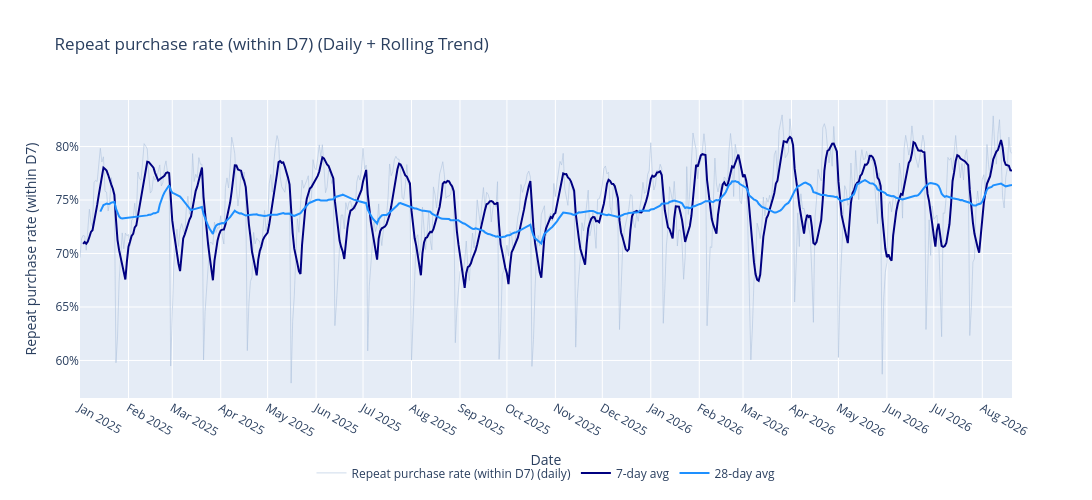
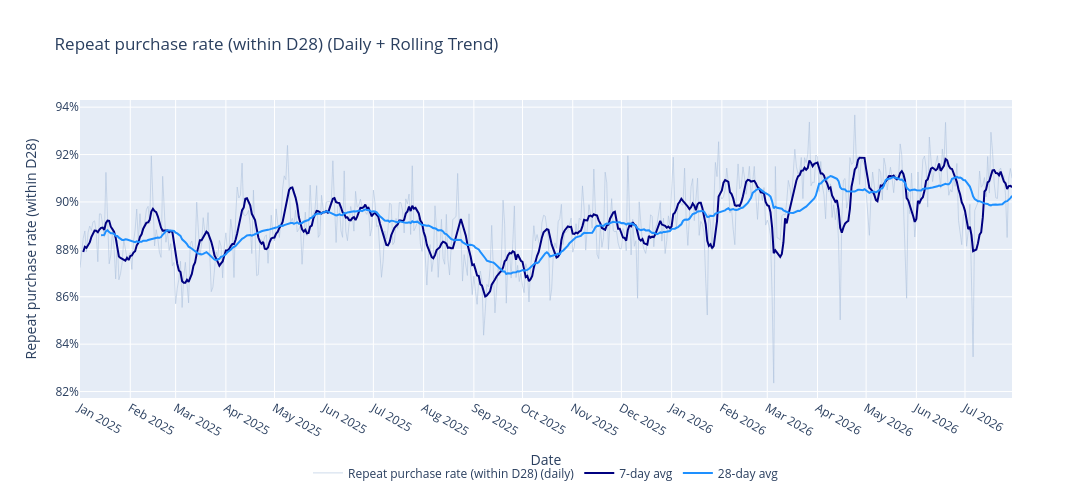

Notebook code cell kept with these figures, in order:
### Code cell
offset = 7  # switch to 1 / 3 / 7 / 14 / 28
total_by_dt_within = select_repeat_purchase_offset(repeat_purchase_within_df, offset, max_dt=data['dt'].max())
chart_rate_trend(total_by_dt_within, f'Repeat purchase rate (within D{offset})', freq='D')

offset = 28  # switch to 1 / 3 / 7 / 14 / 28
total_by_dt_within = select_repeat_purchase_offset(repeat_purchase_within_df, offset, max_dt=data['dt'].max())
chart_rate_trend(total_by_dt_within, f'Repeat purchase rate (within D{offset})', freq='D')

### Figure 1 — Plotly figure (JSON) as saved in the notebook; plotly's stock layout.template omitted (floating-point values rounded to 4 significant figures; data arrays with more than 128 entries replaced by an {"elided": "..."} marker saying what was removed)
{"data": [{"hovertemplate": "Date: %{x|%Y-%m-%d}<br>Repeat purchase rate (within D7): %{y:.1f}%<extra></extra>", "line": {"color": "lightsteelblue", "width": 1}, "mode": "lines", "name": "Repeat purchase rate (within D7) (daily)", "opacity": 0.6, "type": "scatter", "x": {"elided": "597 str values"}, "y": {"elided": "597 float values"}}, {"hovertemplate": "Date: %{x|%Y-%m-%d}<br>7-day avg: %{y:.1f}%<extra></extra>", "line": {"color": "navy", "width": 2}, "mode": "lines", "name": "7-day avg", "type": "scatter", "x": {"elided": "597 str values"}, "y": {"elided": "597 float values"}}, {"hovertemplate": "Date: %{x|%Y-%m-%d}<br>28-day avg: %{y:.1f}%<extra></extra>", "line": {"color": "dodgerblue", "width": 2}, "mode": "lines", "name": "28-day avg", "type": "scatter", "x": {"elided": "597 str values"}, "y": {"elided": "597 float values"}}], "layout": {"height": 500, "legend": {"orientation": "h", "x": 0.5, "xanchor": "center", "y": -0.3, "yanchor": "bottom"}, "title": {"text": "Repeat purchase rate (within D7) (Daily + Rolling Trend)"}, "width": 1100, "xaxis": {"dtick": "M1", "tickformat": "%b %Y", "title": {"text": "Date"}}, "yaxis": {"ticksuffix": "%", "title": {"text": "Repeat purchase rate (within D7)"}}}}

### Figure 2 — Plotly figure (JSON) as saved in the notebook; plotly's stock layout.template omitted (floating-point values rounded to 4 significant figures; data arrays with more than 128 entries replaced by an {"elided": "..."} marker saying what was removed)
{"data": [{"hovertemplate": "Date: %{x|%Y-%m-%d}<br>Repeat purchase rate (within D28): %{y:.1f}%<extra></extra>", "line": {"color": "lightsteelblue", "width": 1}, "mode": "lines", "name": "Repeat purchase rate (within D28) (daily)", "opacity": 0.6, "type": "scatter", "x": {"elided": "576 str values"}, "y": {"elided": "576 float values"}}, {"hovertemplate": "Date: %{x|%Y-%m-%d}<br>7-day avg: %{y:.1f}%<extra></extra>", "line": {"color": "navy", "width": 2}, "mode": "lines", "name": "7-day avg", "type": "scatter", "x": {"elided": "576 str values"}, "y": {"elided": "576 float values"}}, {"hovertemplate": "Date: %{x|%Y-%m-%d}<br>28-day avg: %{y:.1f}%<extra></extra>", "line": {"color": "dodgerblue", "width": 2}, "mode": "lines", "name": "28-day avg", "type": "scatter", "x": {"elided": "576 str values"}, "y": {"elided": "576 float values"}}], "layout": {"height": 500, "legend": {"orientation": "h", "x": 0.5, "xanchor": "center", "y": -0.3, "yanchor": "bottom"}, "title": {"text": "Repeat purchase rate (within D28) (Daily + Rolling Trend)"}, "width": 1100, "xaxis": {"dtick": "M1", "tickformat": "%b %Y", "title": {"text": "Date"}}, "yaxis": {"ticksuffix": "%", "title": {"text": "Repeat purchase rate (within D28)"}}}}
